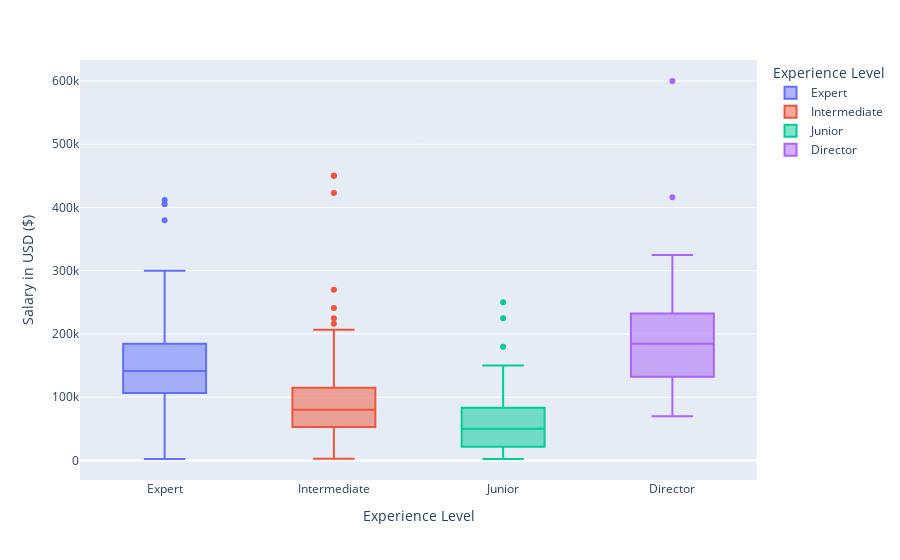

Notebook cell for this chart:
### Code cell
px.box(
    df,
    x='experience_level',
    y='salary_in_usd',
    color='experience_level',
    labels={
        'experience_level': 'Experience Level',
        'salary_in_usd': 'Salary in USD'
    }
)

### Figure 1 — Plotly figure (JSON) as saved in the notebook; plotly's stock layout.template omitted (floating-point values rounded to 4 significant figures; data arrays with more than 128 entries replaced by an {"elided": "..."} marker saying what was removed)
{"data": [{"alignmentgroup": "True", "hovertemplate": "Experience Level=%{x}<br>Salary in USD ($)=%{y}<extra></extra>", "legendgroup": "Expert", "marker": {"color": "#636efa"}, "name": "Expert", "notched": false, "offsetgroup": "Expert", "orientation": "v", "showlegend": true, "type": "box", "x": {"elided": "623 str values"}, "x0": " ", "xaxis": "x", "y": {"elided": "623 int values"}, "y0": " ", "yaxis": "y"}, {"alignmentgroup": "True", "hovertemplate": "Experience Level=%{x}<br>Salary in USD ($)=%{y}<extra></extra>", "legendgroup": "Intermediate", "marker": {"color": "#EF553B"}, "name": "Intermediate", "notched": false, "offsetgroup": "Intermediate", "orientation": "v", "showlegend": true, "type": "box", "x": {"elided": "299 str values"}, "x0": " ", "xaxis": "x", "y": {"elided": "299 int values"}, "y0": " ", "yaxis": "y"}, {"alignmentgroup": "True", "hovertemplate": "Experience Level=%{x}<br>Salary in USD ($)=%{y}<extra></extra>", "legendgroup": "Junior", "marker": {"color": "#00cc96"}, "name": "Junior", "notched": false, "offsetgroup": "Junior", "orientation": "v", "showlegend": true, "type": "box", "x": {"elided": "133 str values"}, "x0": " ", "xaxis": "x", "y": {"elided": "133 int values"}, "y0": " ", "yaxis": "y"}, {"alignmentgroup": "True", "hovertemplate": "Experience Level=%{x}<br>Salary in USD ($)=%{y}<extra></extra>", "legendgroup": "Director", "marker": {"color": "#ab63fa"}, "name": "Director", "notched": false, "offsetgroup": "Director", "orientation": "v", "showlegend": true, "type": "box", "x": ["Director", "Director", "Director", "Director", "Director", "Director", "Director", "Director", "Director", "Director", "Director", "Director", "Director", "Director", "Director", "Director", "Director", "Director", "Director", "Director", "Director", "Director", "Director", "Director", "Director", "Director", "Director", "Director", "Director", "Director", "Director", "Director", "Director", "Director", "Director", "Director", "Director", "Director", "Director", "Director"], "x0": " ", "xaxis": "x", "y": [187200, 116100, 222640, 182160, 297500, 260000, 200000, 180000, 200000, 200000, 150000, 84711, 260500, 175100, 116650, 77330, 242000, 200000, 130000, 110000, 224000, 167875, 175000, 135000, 324000, 216000, 194417, 250000, 130026, 85000, 230000, 153667, 235000, 150000, 79833, 141846, 69741, 416000, 325000, 600000], "y0": " ", "yaxis": "y"}], "layout": {"boxmode": "overlay", "legend": {"title": {"text": "Experience Level"}, "tracegroupgap": 0}, "margin": {"t": 60}, "xaxis": {"anchor": "y", "categoryarray": ["Expert", "Intermediate", "Junior", "Director"], "categoryorder": "array", "domain": [0, 1], "title": {"text": "Experience Level"}}, "yaxis": {"anchor": "x", "domain": [0, 1], "title": {"text": "Salary in USD ($)"}}}}
